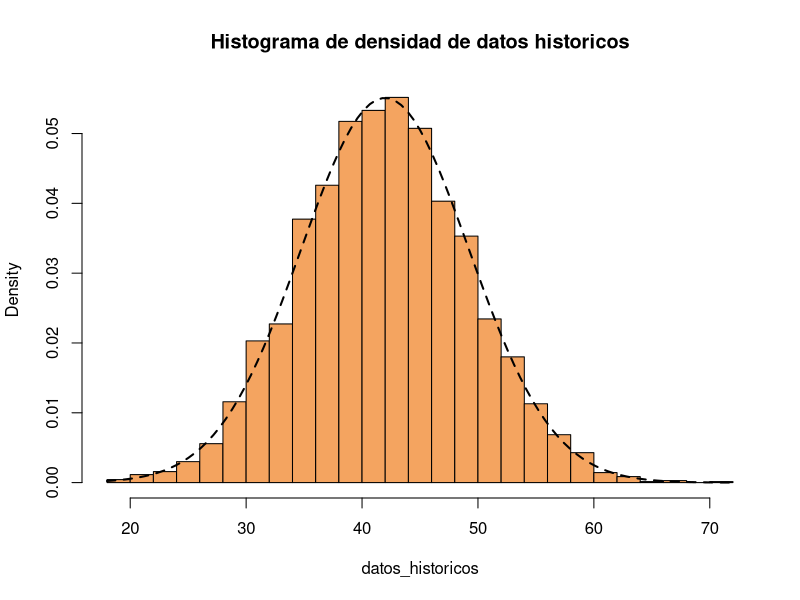
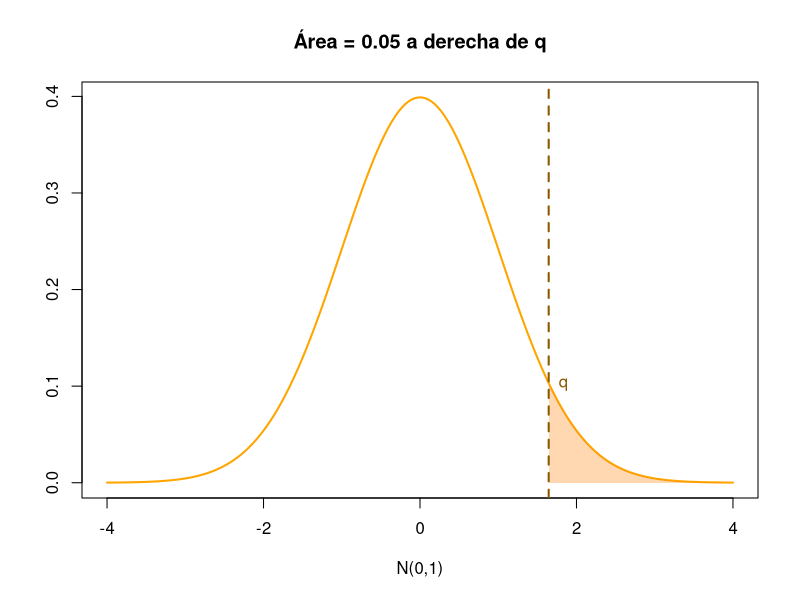
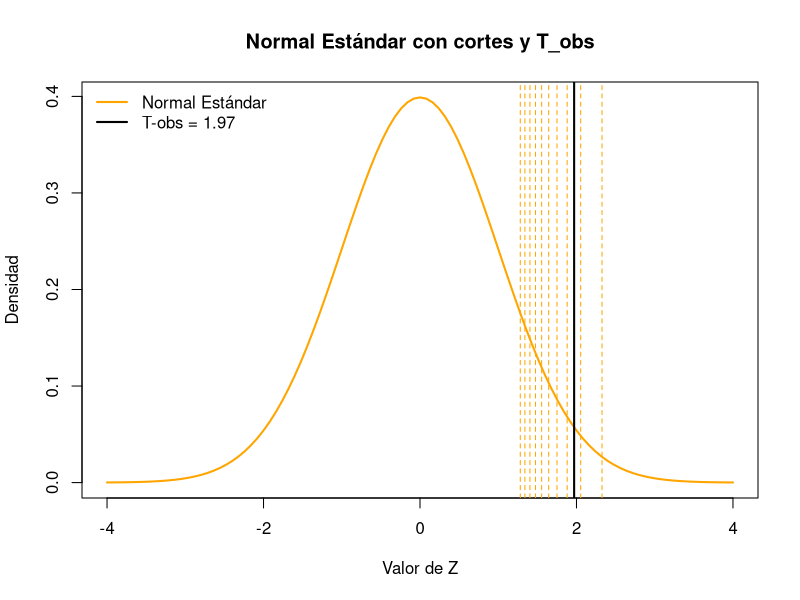
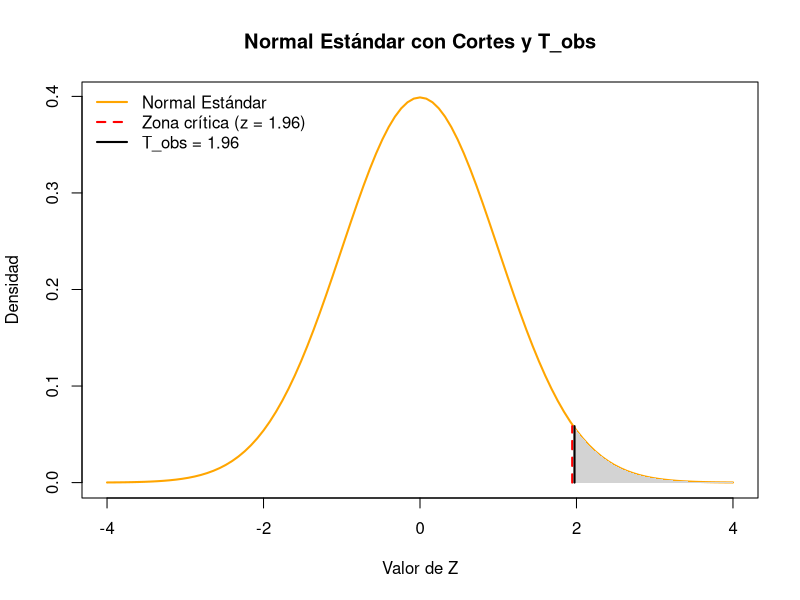
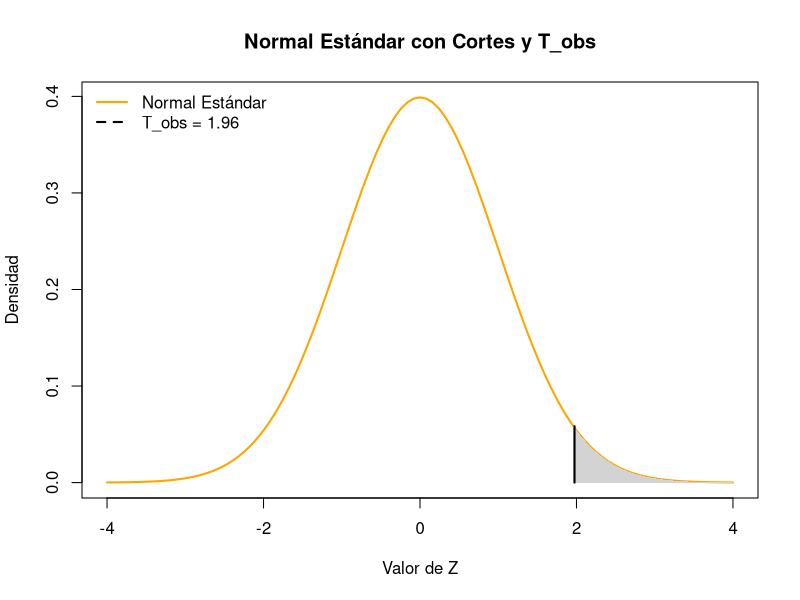

The R script that drew these images, in order:
## ---- chunk 1
set.seed(1234)
datos_historicos = read.csv("datos_historicos.csv")$play.delay
datos_nueva_version = read.csv("datos_nueva_version.csv")$play.delay

## ---- chunk 2
media_muestral <- round(mean(datos_historicos),2)
var_muestral <- round(var(datos_historicos),2)
sd0 <- round(sd(datos_historicos),2)
## ---- chunk 3
hist(datos_historicos, prob = TRUE, breaks=30 ,col = "sandybrown", main = "Histograma de densidad de datos historicos")
curve(dnorm(x, mean = media_muestral, sd = sqrt(var_muestral)), lwd = 2, lty = 2, add = TRUE, col = "black")

## ---- chunk 4

mu_estimado = round(mean(datos_nueva_version),2)

## ---- chunk 5
alpha <- 0.05
q <- qnorm(1-alpha, mean = 0, sd = 1)
## ---- chunk 6
media <- 0
desvio <- 1
x <- seq(-4, 4, length = 1000)
y <- dnorm(x, mean = media, sd = desvio)

# Graficamos la curva normal
plot(x, y, type = "l", lwd = 2, col = "orange",
     xlab = "N(0,1)", ylab = "", 
     main = paste("Área =", alpha, "a derecha de q"))

# Sombrear el área correspondiente
x_somb <- seq( q, 4, length = 1000)
y_somb <- dnorm(x_somb, mean = media, sd = desvio)

polygon(c(x_somb, rev(x_somb)), 
        c(y_somb, rep(0, length(y_somb))), 
        col = rgb(1, .5, 0, 0.3), border = NA)

# Línea vertical en q
abline(v = q, col = "orange4", lwd = 2, lty = 2)
text(q, dnorm(q), labels = sprintf("q"), pos = 4, col = "orange4")

## ---- chunk 7

Tobs <- round((42.99 - 41.98) / sqrt(52.43/200), 2)

## ---- chunk 8

alpha_1 <- 0.01
alpha_2 <- 0.1

q1 <- qnorm(1 - alpha_1, mean = 0, sd = 1)
q2 <- qnorm(1 - alpha_2, mean = 0, sd = 1)


## ---- chunk 9

alfas <- seq(0.01, 0.10, by = 0.01)

z_crit  <- numeric(length(alfas))   # un vector numérico vacío (de ceros) de la misma longitud que 'alfas'
decision <- character(length(alfas)) # un vector de texto (caracteres) vacío

for(i in 1:length(alfas)){
  
  z_crit[i] <- qnorm(1-alfas[i])
  
  if(Tobs >= z_crit[i]){
    decision[i] <- "Rechazo H0"
  } else {
    decision[i] <- "No Rechazo H0"
  }
}

# Armo un data.frame con las tres columnas
tabla <- data.frame(
  alpha    = alfas,
  z_alpha   = round(z_crit, 3),  # redondeo a 3 decimales para que quede prolijo
  decision = decision
)

print(tabla)

## ---- chunk 10
# plot vacío con ejes y densidad
plot(NA, xlim = c(-4, 4), ylim = c(0, dnorm(0)), 
     xlab = "Valor de Z", ylab = "Densidad", 
     main = "Normal Estándar con cortes y T_obs")

# dibujo la curva de la Normal estándar
curve(dnorm(x), from = -4, to = 4, add = TRUE, 
      col = "orange", lwd = 2)

# --------------------------------------------
# 3) Agrego líneas punteadas para cada z_crítico
# --------------------------------------------
for (zc in z_crit) {
  abline(v = zc, lty = 2, col = "orange", lwd = 1)
}

# --------------------------------------------
# 4) Agrego la línea gruesa para z_obs
# --------------------------------------------
abline(v = Tobs, col = "black", lwd = 2)

# --------------------------------------------
# 5) Agrego leyenda para aclarar
# --------------------------------------------
legend("topleft", 
       legend = c("Normal Estándar", 
                  paste0("T-obs = ", round(Tobs, 3))),
       col    = c("orange", "black"),
       lty    = c(1, 1),
       lwd    = c(2, 2),
       bty    = "n")
## ---- chunk 11

alfas2 = seq(0.02,0.03,by=0.001)

z_crit2  <- numeric(length(alfas2))   # un vector numérico vacío (de ceros) de la misma longitud que 'alfas'
decision2 <- character(length(alfas2)) # un vector de texto (caracteres) vacío

for(i in 1:length(alfas2)){
  
  z_crit2[i] <- qnorm(1-alfas2[i])
  
  if(Tobs >= z_crit2[i]){
    decision2[i] <- "Rechazo H0"
  } else {
    decision2[i] <- "No Rechazo H0"
  }
}

# Armo un data.frame con las tres columnas
tabla <- data.frame(
  alpha    = alfas2,
  z_alpha   = round(z_crit2, 3),  # redondeo a 3 decimales para que quede prolijo
  decision = decision2
)

print(tabla)


## ---- chunk 12
# ——————————————————————————————————————————
# 1) Defino valores esenciales
# ——————————————————————————————————————————

# Valor crítico z (por ej. 1.96)
z_crit3 <- 1.96

# Supongamos que Tobs coincide con z_crit (si no, pon tu valor real)
Tobs <- 1.96

# Calculo la densidad en esos puntos, para cortar la línea justo en la curva
y_z   <- dnorm(z_crit3)
y_obs <- dnorm(Tobs)

# ——————————————————————————————————————————
# 2) Creo el plot vacío y dibujo la curva Normal Estándar
# ——————————————————————————————————————————
plot(
  NA,
  xlim  = c(-4, 4),
  ylim  = c(0, dnorm(0)),
  xlab  = "Valor de Z",
  ylab  = "Densidad",
  main  = "Normal Estándar con Cortes y T_obs"
)

# Agrego la curva de la Normal estándar
curve(dnorm(x), from = -4, to = 4, add = TRUE, col = "orange", lwd = 2)

# ——————————————————————————————————————————
# 3) Sombreo el área a la derecha de z_crit (cola derecha)
# ——————————————————————————————————————————

# 3.1) Genero secuencia desde z_crit hasta el tope superior (4)
xs <- seq(z_crit3, 4, length.out = 200)
ys <- dnorm(xs)

# 3.2) Dibujo el polígono que cubre esa región
polygon(
  x   = c(z_crit3, xs, 4),
  y   = c(0, ys, 0),
  col = "lightgray",
  border = NA
)

# ——————————————————————————————————————————
# 4) Dibujo las líneas verticales cortadas en la curva
# ——————————————————————————————————————————

# Si z_crit == Tobs y querés dejar claro que ambas coinciden,
# desplazamos un poquito cada línea en x (0.015 a cada lado), para que se noten las dos.
# Si Tobs fuera distinto a z_crit, podés quitar el desplazamiento y usar los valores exactos.

# 4.1) Línea roja punteada (valor crítico), pero le resto 0.015 para que no se superponga al negro
segments(
  x0 = z_crit3 - 0.015, y0 = 0,
  x1 = z_crit3 - 0.015, y1 = y_z,
  col = "red",
  lty = 2,
  lwd = 2
)

# 4.2) Línea negra gruesa (T_obs), le sumo 0.015 para que se vea al lado
segments(
  x0 = Tobs + 0.015, y0 = 0,
  x1 = Tobs + 0.015, y1 = y_obs,
  col = "black",
  lwd = 2
)

# ——————————————————————————————————————————
# 5) Leyenda para aclarar qué representa cada cosa
# ——————————————————————————————————————————
legend(
  "topleft",
  legend = c(
    "Normal Estándar",
    paste0("Zona crítica (z = ", z_crit3, ")"),
    paste0("T_obs = ", round(Tobs, 3))
  ),
  col  = c("orange", "red", "black"),
  lty  = c(1, 2, 1),
  lwd  = c(2, 2, 2),
  bty  = "n"
)
## ---- chunk 13
set.seed(1234)
muestra_sim <- rnorm(200, mean=media_muestral, sd= sd0)
## ---- chunk 14
xbar_sim = mean(muestra_sim)
print(xbar_sim)
## ---- chunk 15
Tobs_sim <- (xbar_sim - media_muestral) / (sd0/sqrt(200))
print(Tobs_sim)
## ---- chunk 16

set.seed(1234)

R <- 10000
rejections <- numeric(R)  # vector para guardar 1 si rechazo, 0 si no rechazo
z_alpha <- qnorm(1 - 0.05) 

for (i in 1:R) {
  # 1) Simulo n=200 observaciones bajo H0
  muestra_i <- rnorm(200, mean = media_muestral, sd = sd0 )
  
  # 2) Calculo Z
  xbar_i <- mean(muestra_i)
  Z_i    <- (xbar_i - media_muestral) / (sd0 / sqrt(200))
  
  # 3) Registro si rechazo (1) o no rechazo ()
  rejections[i] <- as.numeric(Z_i > z_alpha)
}

# Proporción de rechazos (error tipo I empírico) 
porc_rechazo_emp <- mean(rejections) * 100    # en %
porc_no_rechazo  <- 100 - porc_rechazo_emp    # proporción de decisión correcta, en %

cat("De", R, "simulaciones:\n")
cat("  • Porcentaje de veces que RECHAZO H0:", round(porc_rechazo_emp, 2), "%\n")
cat("  • Porcentaje de veces que NO RECHAZO H0:", round(porc_no_rechazo, 2), "%\n")
## ---- chunk 17
# ——————————————————————————————————————————
# 1) Defino valores esenciales
# ——————————————————————————————————————————

# Valor crítico z (por ej. 1.96)
z_crit3 <- 1.96

# Supongamos que Tobs coincide con z_crit (si no, pon tu valor real)
Tobs <- 1.96

# Calculo la densidad en esos puntos, para cortar la línea justo en la curva
y_z   <- dnorm(z_crit3)
y_obs <- dnorm(Tobs)

# ——————————————————————————————————————————
# 2) Creo el plot vacío y dibujo la curva Normal Estándar
# ——————————————————————————————————————————
plot(
  NA,
  xlim  = c(-4, 4),
  ylim  = c(0, dnorm(0)),
  xlab  = "Valor de Z",
  ylab  = "Densidad",
  main  = "Normal Estándar con Cortes y T_obs"
)

# Agrego la curva de la Normal estándar
curve(dnorm(x), from = -4, to = 4, add = TRUE, col = "orange", lwd = 2)


# 3.1) Genero secuencia desde z_crit hasta el tope superior (4)
xs <- seq(z_crit3, 4, length.out = 200)
ys <- dnorm(xs)

# 3.2) Dibujo el polígono que cubre esa región
polygon(
  x   = c(z_crit3, xs, 4),
  y   = c(0, ys, 0),
  col = "lightgray",
  border = NA
)

# 4.2) Línea negra gruesa (T_obs), le sumo 0.015 para que se vea al lado
segments(
  x0 = Tobs + 0.015, y0 = 0,
  x1 = Tobs + 0.015, y1 = y_obs,
  col = "black",
  lwd = 2
)

legend(
  "topleft",
  legend = c(
    "Normal Estándar",
    paste0("T_obs = ", round(Tobs, 3))
  ),
  col  = c("orange", "black"),
  lty  = c(1, 2, 1),
  lwd  = c(2, 2, 2),
  bty  = "n"
)
## ---- chunk 18
p_valor <- 1 - pnorm(1.96)
print(p_valor)
## ---- chunk 19
print(shapiro.test(datos_historicos))


print(shapiro.test(datos_nueva_version))

